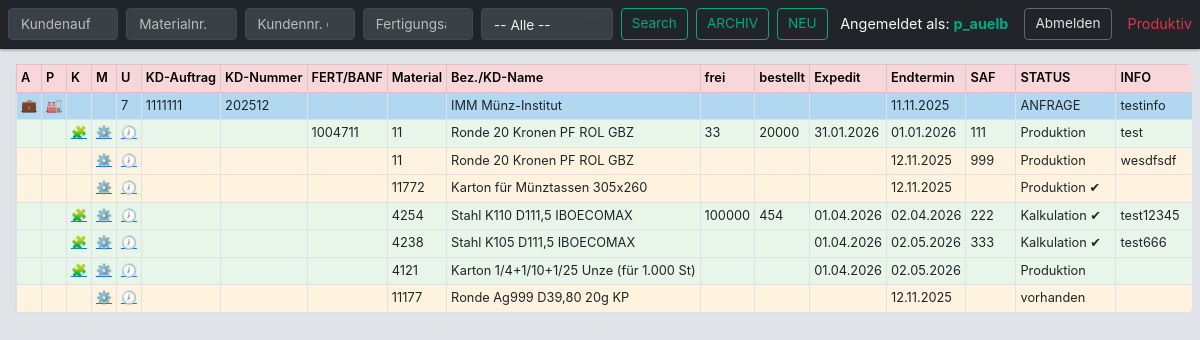
Screenshot of /app_auelb/auftraege/nicht-geliefert/ (signed in) with the database file from the repository.
### app_auelb/models.py (models this page shows, shortened)
class Kundenauftrag(models.Model):
    kundenauftrag = models.IntegerField(verbose_name="Kundenauftrag")
    kundenname = models.ForeignKey(Kunde, on_delete=models.CASCADE,related_name="kdname")
    v_endtermin=models.DateField(default=date.today)
    statuskundenauftrag = models.ForeignKey(StatusKundenauftrag, on_delete=models.CASCADE,related_name="rel_statkd", null=True, blank=True,default="---")
    foto = models.ImageField(upload_to='kundenauftraege/', blank=True, null=True,verbose_name="Bild")
    kun_infofeld = models.TextField("Infofeld", blank=True, null=True)
    class Meta:
        db_table='tbl_kundenauftrage'  # db_table: Tabelle in Datenbank wird mit tbl_marke benannt - wegen Kleinschreibung in xampp
        verbose_name = "Kundenauftrag"
        verbose_name_plural = "Kundenaufträge"

class Kunde(models.Model):
    kundennummer = models.IntegerField(verbose_name="Kundennummer")
    kundenname=models.CharField(max_length=50, verbose_name="Kundenname")
    class Meta:
        db_table='tbl_kunde'
        verbose_name = "Kunde"
        verbose_name_plural = "Kunden"

class StatusKundenauftrag(models.Model):
    kd_auswahl = models.CharField(max_length=20)
    def __str__(self):
        return self.kd_auswahl
    class Meta:
        db_table='tbl_statuskundenauftrage'
        verbose_name = "Status Kundenauftrag"
        verbose_name_plural = "Status Kundenaufträge"

class Produkt(models.Model):
    kundenauftrag=models.ForeignKey(Kundenauftrag,on_delete=models.CASCADE,related_name="order_back_1")
    bezeichnung = models.ForeignKey(Material, on_delete=models.CASCADE,related_name="kdbezeichnung",null=True,blank=True)
    p_frei=models.CharField(max_length=20,null=True,blank=True)
    p_auftragsmenge=models.CharField(max_length=20,null=True,blank=True)
    p_fertigungsauftrag=models.CharField(max_length=10,null=True,blank=True)
    p_endtermin=models.DateField(default=date.today)
    p_endtermin_wunsch=models.DateField(default=date.today)
    p_LT_EXP=models.DateField(default=date.today)
    p_serviceanfrage=models.CharField(max_length=20,null=True,blank=True)
    p_kalkpreis=models.CharField(max_length=20,null=True,blank=True)
    p_infofeld = models.TextField("Infofeld", blank=True, null=True)
    statusprodukt = models.ForeignKey(StatusProdukt, on_delete=models.CASCADE)
    class Meta:
        db_table='tbl_produkt'
        verbose_name = "Produkt"
        verbose_name_plural = "Produkte"

class Material(models.Model):
    materialnummer = models.IntegerField(verbose_name="Materialnummer")
    bezeichnung=models.CharField(max_length=39, verbose_name="Bezeichnung")
    class Meta:
        db_table='tbl_material'
        verbose_name = "Material"
        verbose_name_plural = "Materialien"

class StatusProdukt(models.Model):
    produkt_auswahl = models.CharField(max_length=20)
    def __str__(self):
        return self.produkt_auswahl
    class Meta:
        db_table='tbl_statusprodukt'
        verbose_name = "Status Produkt"
        verbose_name_plural = "Status Produkte"

class Komponente(models.Model):
    product=models.ForeignKey(Produkt,on_delete=models.CASCADE,related_name="order_back_2")
    bezeichnung = models.ForeignKey(Material, on_delete=models.CASCADE,related_name="kdbezeichnung_komp",null=True,blank=True)
    k_frei=models.CharField(max_length=20,null=True,blank=True)
    k_auftragsmenge=models.CharField(max_length=20,null=True,blank=True)
    k_fertigungsauftrag=models.CharField(max_length=10,null=True,blank=True)
    k_endtermin=models.DateField(default=date.today)
    k_serviceanfrage=models.CharField(max_length=20,null=True,blank=True)
    k_infofeld = models.TextField("Infofeld", blank=True, null=True)
    statuskomponente = models.ForeignKey(StatusKomponente, on_delete=models.CASCADE)
    class Meta:
        db_table='tbl_komponente'
        verbose_name = "Komponente"
        verbose_name_plural = "Komponenten"

class StatusKomponente(models.Model):
    komponente_auswahl = models.CharField(max_length=20)
    def __str__(self):
        return self.komponente_auswahl
    class Meta:
        db_table='tbl_statuskomponente'
        verbose_name = "Status Komponente"
        verbose_name_plural = "Status Komponenten "

### app_auelb/views.py (the view)
# urls.py: path('auftraege/nicht-geliefert/', views.auftragsliste_nicht_geliefert_view, name='auftragsliste_nicht_geliefert'),
@login_required
def auftragsliste_nicht_geliefert_view(request):
    theirdata = Kundenauftrag.objects.exclude(statuskundenauftrag__kd_auswahl__iexact="Geliefert")
    searchsuche = request.GET.get('searchsuche')
    materialsuche = request.GET.get('materialsuche')
    my_select = request.GET.get('my_select')
    kundennummer = request.GET.get('kundennummer')
    fertigungsauftrag = request.GET.get('fertigungsauftrag')
    status = request.GET.get('status')
    theirdata = theirdata.order_by('v_endtermin')
    if my_select and my_select.strip() != "" and my_select != "1":
        theirdata = theirdata.filter(statuskundenauftrag__id=my_select)
    if searchsuche:
        theirdata = theirdata.filter(kundenauftrag__icontains=searchsuche)
    if kundennummer:
        theirdata = theirdata.filter(kundenname__kundennummer__icontains=kundennummer)
    if materialsuche:
        theirdata = theirdata.filter(
            Q(order_back_1__bezeichnung__materialnummer__icontains=materialsuche)
            | Q(order_back_1__order_back_2__bezeichnung__materialnummer__icontains=materialsuche)
        )
    if fertigungsauftrag:
        theirdata = theirdata.filter(
            Q(order_back_1__p_fertigungsauftrag__icontains=fertigungsauftrag)
            | Q(order_back_1__order_back_2__k_fertigungsauftrag__icontains=fertigungsauftrag)
        )
    if status:
        theirdata = theirdata.filter(
            Q(order_back_1__statusprodukt__produkt_auswahl__icontains=status)
            | Q(order_back_1__order_back_2__statuskomponente__komponente_auswahl__icontains=status)
        )
    theirdata = theirdata.distinct()
    can_edit, readonly_fields = user_can_edit(request.user)
    return render(request, 'app_auelb/auftrag_auftragsliste.html', {
        'ihre_daten': theirdata,
        'meine_daten': Komponente.objects.all(),
        'deine_daten': Produkt.objects.all(),
        'data': StatusKundenauftrag.objects.all(),
        'mode_label': "Produktiv",
        'from_param': 'produktiv',
        'current_view': 'produktiv',
        'can_edit': can_edit,
        'readonly_fields': readonly_fields,
    })

### app_auelb/views.py (called while the page is built, shortened)
def user_can_edit(user):
    group = user.groups.first()
    if not group:
        return False, []

### app_auelb/templates/app_auelb/auftrag_auftragsliste.html (shortened to what this page needs)
{% extends "base.html" %}
{% load static %}
{% load crispy_forms_tags %}
{% load django_bootstrap5 %}
{% block header %}
<nav class="navbar navbar-expand-sm bg-dark navbar-dark fixed-top w-100">
    <div class="container-fluid px-2 d-flex align-items-center justify-content-between">
        <form method="get" class="d-flex w-75 align-items-center">
            <input name="searchsuche" class="form-control me-2" type="search" placeholder="Kundenauf. enthält" value="{{ request.GET.searchsuche }}">
            <input name="materialsuche" class="form-control me-2" type="search" placeholder="Materialnr. enthält" value="{{ request.GET.materialsuche }}">
            <input name="kundennummer" class="form-control me-2" type="search" placeholder="Kundennr. enthält" value="{{ request.GET.kundennummer }}">
            <input name="fertigungsauftrag" class="form-control me-2" type="search" placeholder="Fertigungsauf. enthält" value="{{ request.GET.fertigungsauftrag }}">
            <select name="my_select" class="form-select me-2">
                <option value="1">-- Alle --</option>
            </select>
            <button type="submit" class="btn btn-outline-success btn-sm me-2">Search</button>
            <a href="{% url 'auftragsliste_geliefert' %}?{{ request.GET.urlencode }}" class="btn btn-outline-success btn-sm me-2">ARCHIV</a>
            <a href="{% url 'create_kundenauftrag' %}" class="btn btn-outline-success btn-sm me-2">NEU</a>
        </form>
        <div class="d-flex align-items-center text-light">
            {% if user.is_authenticated %}
                <span class="me-3">Angemeldet als: <strong>{{ user.username }}</strong></span>
                <a href="{% url 'login' %}" class="btn btn-outline-light btn-sm">Abmelden</a>
            {% else %}
                <a href="{% url 'login' %}" class="btn btn-outline-light btn-sm">Anmelden</a>
            {% endif %}
        </div>
    </div>
    <div class="text-danger px-2" style="font-weight: normal;">{{ mode_label }}</div>
</nav>
{% endblock %}
{% block content %}
<div class="table-responsive px-2">
    <table class="table table-bordered table-sm align-middle text-nowrap fs-7 m-0 w-100">
        <thead class="thead-dark sticky-top">
            <tr class="table-danger">
                <th>A</th>
                <th>P</th>
                <th>K</th>
                <th>M</th>
                <th>U</th>
                <th>KD-Auftrag</th>
                <th>KD-Nummer</th>
                <th>FERT/BANF</th>
                <th>Material</th>
                <th>Bez./KD-Name</th>
                <th>frei</th>
                <th>bestellt</th>
                <th>Expedit</th>
                <th>Endtermin</th>
                <th>SAF</th>
                <th>STATUS</th>
                <th>INFO</th>
            </tr>
        </thead>
        <tbody>
            {% for z in ihre_daten.all %}
            <tr class="table-ka py-1">
                <td><a href="{% url 'kundenauftrag_bearbeiten' z.pk %}?from={{ current_view }}&{{ query_string }}">💼</a></td>
                <td><a href="{% url 'kundenauftrag_update' z.pk %}?from={{ from_param }}&{{ query_string }}">🏭</a></td>
                <td></td>
                <td></td>
                <td>{{ z.id }}{{z.instance.id}}</td>
                <td>{{ z.kundenauftrag|default:"" }}</td>
                <td>{{ z.kundenname.kundennummer|default:"" }}</td>
                <td></td>
                <td></td>
                <td>{{ z.kundenname.kundenname|default:"" }}</td>
                <td></td>
                <td></td>
                <td></td>
                <td>{{ z.v_endtermin|date:"d.m.Y" }}</td>
                <td></td>
                <td>{{ z.statuskundenauftrag }}</td>
                <td title="{{ z.kun_infofeld|default_if_none:'' }}">{{ z.kun_infofeld|default_if_none:''|truncatechars:20 }}</td>
            </tr>
            {% for y in z.order_back_1.all %}
                {% if y.bezeichnung and y.bezeichnung.materialnummer %}
                <tr class="table-prod">
                    <td></td><td></td>
                    <td><a href="{% url 'produkt_update' y.pk %}?from={{ from_param }}&{{ request.GET.urlencode }}">🧩</a></td>
                    <td><a href="{% url 'merkmale_bearbeiten' y.bezeichnung.pk %}?from={{ current_view }}&{{ request.GET.urlencode }}">⚙️</a></td>
                    <td><a href="{% url 'urblatt_bearbeiten' y.bezeichnung.pk %}?from={{ current_view }}&{{ request.GET.urlencode }}">🕖</a></td>
                    <td></td><td></td>
                    <td>{{ y.p_fertigungsauftrag|default:"" }}</td>
                    <td>{{ y.bezeichnung.materialnummer }}</td>
                    <td>{{ y.bezeichnung.bezeichnung }}</td>
                    <td>{{ y.p_frei|default:"" }}</td>
                    <td>{{ y.p_auftragsmenge|default:"" }}</td>
                    <td>{{ y.p_LT_EXP|date:"d.m.Y" }}</td>
                    <td>{{ y.p_endtermin|date:"d.m.Y" }}</td>
                    <td>{{ y.p_serviceanfrage|default:"" }}</td>
                    <td>{{ y.statusprodukt }}</td>
                    <td title="{{ y.p_infofeld|default_if_none:'' }}">{{ y.p_infofeld|default_if_none:''|truncatechars:20 }}</td>
                </tr>
                {% for x in y.order_back_2.all %}
                    {% if x.bezeichnung and x.bezeichnung.materialnummer %}
                    <tr class="table-komp">
                        <td></td><td></td><td></td>
                        <td><a href="{% url 'merkmale_bearbeiten' x.bezeichnung.pk %}?from={{ current_view }}&{{ request.GET.urlencode }}">⚙️</a></td>
                        <td><a href="{% url 'urblatt_bearbeiten' x.bezeichnung.pk %}?from={{ current_view }}&{{ request.GET.urlencode }}">🕖</a></td>
                        <td></td><td></td>
                        <td>{{ x.k_fertigungsauftrag|default:"" }}</td>
                        <td>{{ x.bezeichnung.materialnummer }}</td>
                        <td>{{ x.bezeichnung.bezeichnung }}</td>
                        <td>{{ x.k_frei|default:"" }}</td>
                        <td>{{ x.k_auftragsmenge|default:"" }}</td>
                        <td></td>
                        <td>{{ x.k_endtermin|date:"d.m.Y" }}</td>
                        <td>{{ x.k_serviceanfrage|default:"" }}</td>
                        <td>{{ x.statuskomponente }}</td>
                        <td title="{{x.k_infofeld|default_if_none:''}}">{{x.k_infofeld|default_if_none:''|truncatechars:20}}</td>
                    </tr>
                    {% endif %}
                {% endfor %}
                {% endif %}
            {% endfor %}
            {% endfor %}
        </tbody>
    </table>
</div>
{% endblock %}

### app_auelb/static/styles.css (style rules this page uses)
html body { background-color: #e0e4e9; color: #23272b; font-family: "Inter", "Segoe UI", "Roboto", sans-serif; font-size: 0.9rem; line-height: 1.45; margin: 0; padding-top: 56px; }
.navbar { background-color: #23272b; border-bottom: 1px solid #1d1f23; box-shadow: 0 1px 3px rgba(0,0,0,0.35); }
.navbar .form-control, .navbar .form-select { border: 1px solid #444a52; border-radius: 4px; background-color: #3b4047; color: #f1f1f1; font-size: 0.85rem; height: 32px; transition: all 0.2s ease; }
.navbar .form-control::placeholder { color: #bbb; }
.navbar .btn { display: inline-flex; align-items: center; justify-content: center; height: 32px; padding: 0 10px; font-size: 0.85rem; line-height: 1; text-align: center; border-radius: 4px; transition: all 0.15s ease-in-out; }
.navbar .btn-outline-success { color: #00a884; border-color: #00a884; background-color: transparent; }
.navbar .btn-outline-light { color: #e0e0e0; border-color: #666; }
.navbar .text-light strong { color: #00a884; }
.table { background-color: #ffffff; border: 1px solid #e1e4e8; border-radius: 6px; box-shadow: 0 1px 3px rgba(0,0,0,0.05); }
.table th { background-color: #f2f4f6; color: #3c4044; font-weight: 600; font-size: 0.8rem; border-bottom: 1px solid #dee2e6; }
.table td { font-size: 0.8rem; vertical-align: middle; color: #333; }
.table-responsive { width: 100%; overflow-x: auto; border-radius: 6px; margin-top: 0.5rem; }
input, select, textarea { border: 1px solid #ccc; border-radius: 4px; font-size: 0.85rem; padding: 0.3rem 0.4rem; }
a { color: #0078d7; text-decoration: none; }
.text-danger { color: #ff6666 !important; font-weight: 500; }
.table th { background-color: #f1f3f5; color: #2c2f33; font-weight: 600; font-size: 0.8rem; border-bottom: 1px solid #dee2e6; }
.table-ka td, .table-ka { background-color: #b1d7f1 !important; }
.table-prod td, .table-prod { background-color: #e8f5e9 !important; }
.table-komp td, .table-komp { background-color: #fff3e0 !important; }
.table th:nth-child(1), .table td:nth-child(1) { min-width: 15px; }
.table th:nth-child(2), .table td:nth-child(2) { min-width: 15px; }
.table th:nth-child(3), .table td:nth-child(3) { min-width: 15px; }
.table th:nth-child(4), .table td:nth-child(4) { min-width: 15px; }
.table th:nth-child(5), .table td:nth-child(5) { min-width: 15px; }
.table th:nth-child(6), .table td:nth-child(6) { min-width: 15px; }
.table th:nth-child(7), .table td:nth-child(7) { min-width: 15px; }
.table th:nth-child(8), .table td:nth-child(8) { min-width: 15px; }
.table th:nth-child(9), .table td:nth-child(9) { min-width: 15px; }
.table th:nth-child(10), .table td:nth-child(10) { min-width: 150px; }
.table th:nth-child(11), .table td:nth-child(11) { min-width: 30px; }
.table th:nth-child(12), .table td:nth-child(12) { min-width: 30px; }
.table th:nth-child(13), .table td:nth-child(13) { min-width: 50px; }
.table th:nth-child(14), .table td:nth-child(14) { min-width: 50px; white-space: normal; }
.table th:nth-child(15), .table td:nth-child(15) { min-width: 50px; white-space: normal; }
.table th:nth-child(16), .table td:nth-child(16) { min-width: 100px; white-space: normal; }
.table th:nth-child(17), .table td:nth-child(17) { min-width: 150px; white-space: normal; }

### rows the page displays
Kundenauftrag: id "7", kundenauftrag "1111111", kundenname.kundennummer "202512", kundenname.kundenname "IMM Münz-Institut", v_endtermin "11.11.2025", statuskundenauftrag "ANFRAGE", kun_infofeld "testinfo"
Produkt: p_fertigungsauftrag "1004711", bezeichnung.materialnummer "11", bezeichnung.bezeichnung "Ronde 20 Kronen PF ROL GBZ", p_frei "33", p_auftragsmenge "20000", p_LT_EXP "31.01.2026", p_endtermin "01.01.2026", p_serviceanfrage "111", statusprodukt "Produktion", p_infofeld "test"
Komponente: bezeichnung.materialnummer "11", bezeichnung.bezeichnung "Ronde 20 Kronen PF ROL GBZ", k_endtermin "12.11.2025", k_serviceanfrage "999", statuskomponente "Produktion", k_infofeld "wesdfsdf"
Komponente: bezeichnung.materialnummer "11772", bezeichnung.bezeichnung "Karton für Münztassen 305x260", k_endtermin "12.11.2025", statuskomponente "Produktion ✔"
Produkt: bezeichnung.materialnummer "4254", bezeichnung.bezeichnung "Stahl K110 D111,5 IBOECOMAX", p_frei "100000", p_auftragsmenge "454", p_LT_EXP "01.04.2026", p_endtermin "02.04.2026", p_serviceanfrage "222", statusprodukt "Kalkulation ✔", p_infofeld "test12345"
Produkt: bezeichnung.materialnummer "4238", bezeichnung.bezeichnung "Stahl K105 D111,5 IBOECOMAX", p_LT_EXP "01.04.2026", p_endtermin "02.05.2026", p_serviceanfrage "333", statusprodukt "Kalkulation ✔", p_infofeld "test666"
Produkt: bezeichnung.materialnummer "4121", bezeichnung.bezeichnung "Karton 1/4+1/10+1/25 Unze (für 1.000 St)", p_LT_EXP "01.04.2026", p_endtermin "02.05.2026", statusprodukt "Produktion"
Komponente: bezeichnung.materialnummer "11177", bezeichnung.bezeichnung "Ronde Ag999 D39,80 20g KP", k_endtermin "12.11.2025", statuskomponente "vorhanden"

### other values shown
{{ user.username }} "p_auelb"
{{ mode_label }} "Produktiv"
